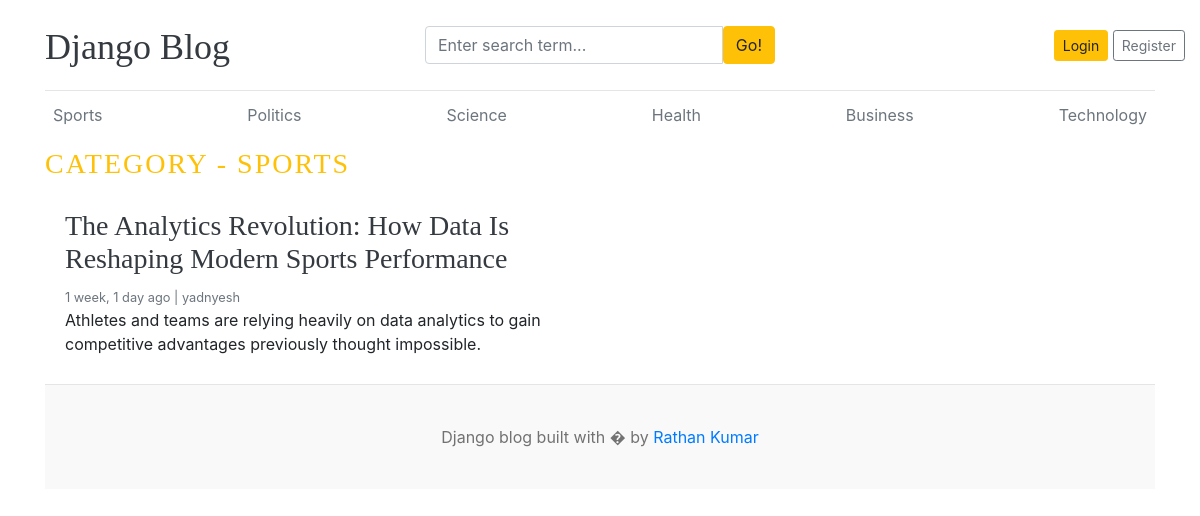
Page /category/1/ on the committed database.
### blogs/models.py (models this page shows, shortened)
class Category(models.Model):
    category_name = models.CharField(max_length=50, unique=True)
    created_at = models.DateTimeField(auto_now_add=True)
    updated_at = models.DateTimeField(auto_now=True)
    class Meta:
        verbose_name_plural = "categories"
    def __str__(self):
        return self.category_name

class Blog(models.Model):
    title = models.CharField(max_length=100)
    slug = models.SlugField(max_length=150, unique=True)
    category = models.ForeignKey(Category, on_delete=models.CASCADE)
    author = models.ForeignKey(User, on_delete=models.CASCADE)
    featured_image = models.ImageField(upload_to='uploads/%Y%m/%d')
    short_description = models.TextField(max_length=500)
    blog_body = models.TextField(max_length=2000)
    status = models.CharField(max_length=20, choices=(("Draft", "Draft"), ("Published", "Published")), default="Draft")
    is_featured = models.BooleanField(default=False)
    created_at = models.DateTimeField(auto_now_add=True)
    updated_at = models.DateTimeField(auto_now=True)

### blogs/views.py (the view)
# urls.py: path('<int:category_id>/', views.posts_by_category, name='posts_by_category'),
def posts_by_category(request, category_id):
    posts = Blog.objects.filter(status="Published", category=category_id).order_by('updated_at')
    category = get_object_or_404(Category, pk=category_id)
    context = {
        'posts': posts,
        'category': category,
    }
    return render(request, 'posts_by_category.html', context)

### blogs/context_processors.py (called while the page is built)
def get_categories(request):
    categories = Category.objects.all()
    return dict(categories=categories)

def get_social_links(request):
    social_links = SocialLink.objects.all()
    return dict(social_links=social_links)

### templates/posts_by_category.html
{% extends 'base.html' %}
{% block content %}
<h3 class="text-uppercase text-warning" style="letter-spacing: 2px;">Category - {{ category }}</h3>
<div class="row mb-2">
    {% if posts %}
        {% for post in posts %}
        <div class="col-md-6">
          <div class="card border-0" >
            <div class="card-body">
              <a href="{% url 'blogs' post.slug %}" class = "text-dark">
                <h3>{{post.title}}</h3>
              </a>
              <small class="mb-1 text-muted">{{post.created_at | timesince}} ago | {{post.author}}</small>
              <p class="card-text">{{post.short_description | truncatewords:20}}</p>
            </div>
          </div>
        </div>
        {% endfor %}
    {% else %}
        <p>No Posts Found!</p>
    {% endif %}
</div>
{% endblock %}

### templates/base.html (shortened to what this page needs)
{% load static %}
<!DOCTYPE html>
<html lang="en">
<head>
    <link href="https://getbootstrap.com/docs/4.0/dist/css/bootstrap.min.css" rel="stylesheet">
    <link href="{% static 'css/blog.css' %}" rel="stylesheet">
  </head>
<body>
    <div class="container">
      <header class="blog-header py-3">
        <div class="row flex-nowrap justify-content-between align-items-center">
          <div class="col-4 pt-1">
            <a class="blog-header-logo text-dark" href="/">Django Blog</a>
          </div>
          <div class="col-4 search-col">
            <form action="{% url 'search' %}" method="get">
              <div class="input-group">
                <input class="form-control" name="keyword" value="{{keyword}}" type="text" placeholder="Enter search term..." aria-label="Enter search term..." aria-describedby="button-search" />
                <button type="submit" class="btn btn-warning" id="button-search" type="button">Go!</button>
              </div>
            </form>
          </div>
          <div class="col-4 d-flex justify-content-end align-items-center">
            {% if not user.is_authenticated %}
            <a class="btn btn-sm btn-warning" href="{% url 'login' %}">Login</a> &nbsp;
            <a class="btn btn-sm btn-outline-secondary" href="{% url 'register' %}">Register</a>
            {% else %}
            <span class="mr-2">Hello, {{user}}</span>
            &emsp;
            <a class="btn btn-sm btn-warning" href="{% url 'logout' %}">Logout</a>
            {% endif %}
          </div>
        </div>
      </header>
      <div class="nav-scroller py-1 mb-2">
        <nav class="nav d-flex justify-content-between">
            {% for cat in categories %}
          <a class="p-2 text-muted" href="{% url 'posts_by_category' cat.id  %}">{{cat.category_name}}</a>
          {% endfor %}
        </nav>
      </div>
{% block content %}
{% endblock %}
    <footer class="blog-footer">
        <p>Django blog built with � by <a href="#">Rathan Kumar</a></p>
    </footer>
  </body>
</html>

### blog_main/static/css/blog.css (style rules this page uses)
.blog-header { border-bottom: 1px solid #e5e5e5; }
.blog-header-logo { font-family: "Playfair Display", Georgia, "Times New Roman", serif; font-size: 2.25rem; }
h1, h2, h3, h4, h5, h6 { font-family: "Playfair Display", Georgia, "Times New Roman", serif; }
.search-col { margin-right: 30px; }
.blog-footer { padding: 2.5rem 0; color: #727272; text-align: center; background-color: #f9f9f9; border-top: .05rem solid #e5e5e5; }
.blog-footer p:last-child { margin-bottom: 0; }

### rows in the picture
Category: category_name "Sports", category_name "SPORTS"
Category: category_name "Politics"
Category: category_name "Science"
Category: category_name "Health"
Category: category_name "Business"
Category: category_name "Technology"
Blog: title "The Analytics Revolution: How Data Is Reshaping Modern Sports Performance", created_at "1 week, 1 day", author "yadnyesh", short_description "Athletes and teams are relying heavily on data analytics to gain competitive advantages previously thought impossible."
